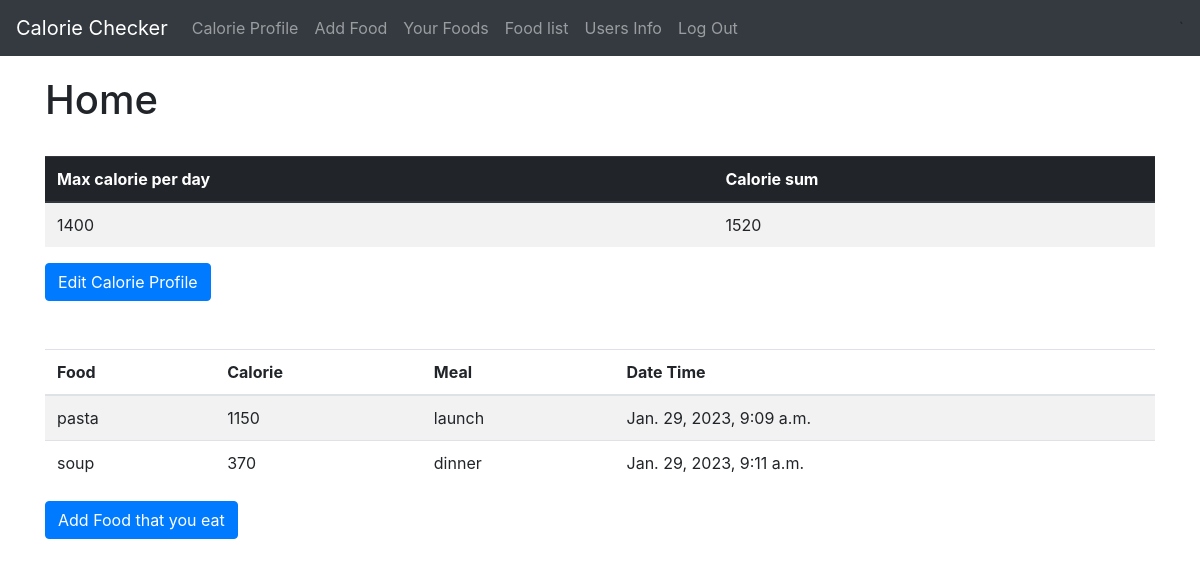
Screenshot of / (signed in) with the database file from the repository.
### calorie/models.py (models this page shows, shortened)
class CalorieProfile(models.Model):
    user = models.OneToOneField(User, related_name='calorie_profile', on_delete=models.CASCADE)
    max_daily_calorie = models.PositiveBigIntegerField()

class UserFood(models.Model):
    BREAK_FAST = 'break_fast'
    LAUNCH = 'launch'
    DINNER = 'dinner'
    MEAL_CHOICES = (
        ('b', BREAK_FAST),
        ('l', LAUNCH),
        ('d', DINNER),
    )
    user = models.ForeignKey(User, related_name='foods', on_delete=models.CASCADE)
    food = models.ForeignKey(Food, related_name='users', on_delete=models.CASCADE)
    meal = models.CharField(max_length=10, choices=MEAL_CHOICES)
    created_at = models.DateTimeField(auto_now_add=True)

class Food(models.Model):
    name = models.CharField(max_length=256)
    calorie = models.PositiveBigIntegerField()

### calorie/views.py (the view)
# urls.py: path('', HomeView.as_view(), name='home'),
class HomeView(LoginRequiredMixin, DetailView):
    template_name = 'home.html'
    def get_object(self, queryset=None):
        return User.objects.select_related('calorie_profile').annotate(
            calorie_sum=Coalesce(Sum('foods__food__calorie'), 0)).get(
                id=self.request.user.id)

### templates/home.html
{% extends 'base.html' %}
{% block content %}
    <h1>Home</h1>
    <br>
    <table class="table table-striped">
        <thead class="thead-dark">
        <tr>
            <th scope="col">Max calorie per day</th>
            <th scope="col">Calorie sum</th>
        </tr>
        </thead>
        <tbody>
        <tr>
            {% if object.calorie_profile %}
                <td>{{ object.calorie_profile.max_daily_calorie }}</td>
            {% else %}
                <td><a class="btn btn-primary" href="{% url 'calorie_profile_new' %}">Create
                    Calorie Profile</a></td>
            {% endif %}
            <td>{{ object.calorie_sum }}</td>
        </tr>
        </tbody>
    </table>
    {% if object.calorie_profile %}
        <a class="btn btn-primary" href="{% url 'calorie_profile_edit' %}">Edit Calorie Profile</a>
    {% endif %}
    <br>
    <br>
    <br>
    <table class="table table-striped">
        <thead>
        <tr>
            <th scope="col">Food</th>
            <th scope="col">Calorie</th>
            <th scope="col">Meal</th>
            <th scope="col">Date Time</th>
        </tr>
        </thead>
        <tbody>
        {% for obj in object.foods.all %}
            <tr>
                <td>{{ obj.food.name }}</td>
                <td>{{ obj.food.calorie }}</td>
                <td>{{ obj.get_meal_display }}</td>
                <td>{{ obj.created_at }}</td>
            </tr>
        {% endfor %}
        </tbody>
    </table>
    <a class="btn btn-primary" href="{% url 'user_food_new' %}">Add Food that you eat</a>
{% endblock content %}

### static/css/base.css (style rules this page uses)
body { font-family: 'Source Sans Pro', sans-serif; font-size: 18px; }

### rows the page displays
UserFood: food.name "pasta", food.calorie "1150", meal "launch", created_at "Jan. 29, 2023, 9:09 a.m."
UserFood: food.name "soup", food.calorie "370", meal "dinner", created_at "Jan. 29, 2023, 9:11 a.m."

### other values shown
{{ object.calorie_profile.max_daily_calorie }} "1400"
{{ object.calorie_sum }} "1520"
